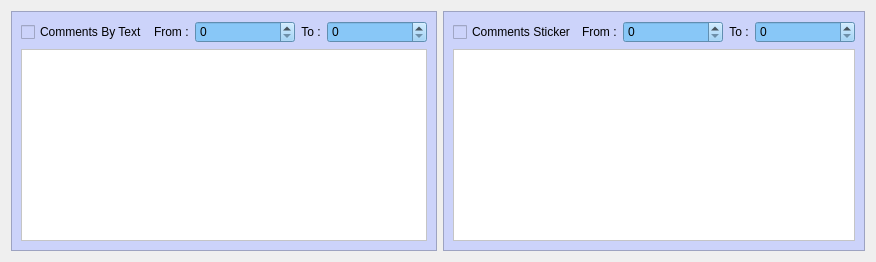
                       <widget class="QWidget" name="Comments">
                        <attribute name="title">
                         <string>Comments</string>
                        </attribute>
                        <layout class="QHBoxLayout" name="horizontalLayout_15">
                         <item>
                          <layout class="QHBoxLayout" name="horizontalLayout_54">
                           <item>
                            <widget class="QFrame" name="frame_6">
                             <property name="styleSheet">
                              <string notr="true">background-color: rgb(204, 211, 250);</string>
                             </property>
                             <property name="frameShape">
                              <enum>QFrame::StyledPanel</enum>
                             </property>
                             <property name="frameShadow">
                              <enum>QFrame::Raised</enum>
                             </property>
                             <layout class="QGridLayout" name="gridLayout_14">
                              <item row="0" column="0">
                               <layout class="QHBoxLayout" name="horizontalLayout_55" stretch="0,0,0,0,0">
                                <item>
                                 <widget class="QCheckBox" name="comments_by_text">
                                  <property name="styleSheet">
                                   <string notr="true">background-color: rgb(204, 211, 250);</string>
                                  </property>
                                  <property name="text">
                                   <string>Comments By Text</string>
                                  </property>
                                  <property name="iconSize">
                                   <size>
                                    <width>30</width>
                                    <height>30</height>
                                   </size>
                                  </property>
                                  <property name="checked">
                                   <bool>false</bool>
                                  </property>
                                 </widget>
                                </item>
                                <item>
                                 <widget class="QLabel" name="from_25">
                                  <property name="styleSheet">
                                   <string notr="true">background-color: rgb(204, 211, 250);</string>
                                  </property>
                                  <property name="text">
                                   <string>From :</string>
                                  </property>
                                 </widget>
                                </item>
                                <item>
                                 <widget class="QSpinBox" name="comments_by_text_from">
                                  <property name="minimumSize">
                                   <size>
                                    <width>100</width>
                                    <height>0</height>
                                   </size>
                                  </property>
                                  <property name="styleSheet">
                                   <string notr="true">background-color: rgb(136, 199, 247);</string>
                                  </property>
                                 </widget>
                                </item>
                                <item>
                                 <widget class="QLabel" name="to_25">
                                  <property name="styleSheet">
                                   <string notr="true">background-color: rgb(204, 211, 250);</string>
                                  </property>
                                  <property name="text">
                                   <string>To :</string>
                                  </property>
                                  <property name="alignment">
                                   <set>Qt::AlignCenter</set>
                                  </property>
                                 </widget>
                                </item>
                                <item>
                                 <widget class="QSpinBox" name="comments_by_text_to">
                                  <property name="minimumSize">
                                   <size>
                                    <width>100</width>
                                    <height>0</height>
                                   </size>
                                  </property>
                                  <property name="styleSheet">
                                   <string notr="true">background-color: rgb(136, 199, 247);</string>
                                  </property>
                                 </widget>
                                </item>
                               </layout>
                              </item>
                              <item row="1" column="0">
                               <widget class="QPlainTextEdit" name="comments_text">
                                <property name="font">
                                 <font>
                                  <family>Noto Sans Khmer</family>
                                 </font>
                                </property>
                                <property name="styleSheet">
                                 <string notr="true">background-color: rgb(255, 255, 255);</string>
                                </property>
                               </widget>
                              </item>
                             </layout>
                            </widget>
                           </item>
                           <item>
                            <widget class="QFrame" name="frame_7">
                             <property name="styleSheet">
                              <string notr="true">background-color: rgb(204, 211, 250);</string>
                             </property>
                             <property name="frameShape">
                              <enum>QFrame::StyledPanel</enum>
                             </property>
                             <property name="frameShadow">
                              <enum>QFrame::Raised</enum>
                             </property>
                             <layout class="QGridLayout" name="gridLayout_19">
                              <item row="0" column="0">
                               <layout class="QHBoxLayout" name="horizontalLayout_56" stretch="0,0,0,0,0">
                                <item>
                                 <widget class="QCheckBox" name="comments_sticker">
                                  <property name="styleSheet">
                                   <string notr="true">background-color: rgb(204, 211, 250);</string>
                                  </property>
                                  <property name="text">
                                   <string>Comments Sticker</string>
                                  </property>
                                  <property name="iconSize">
                                   <size>
                                    <width>30</width>
                                    <height>30</height>
                                   </size>
                                  </property>
                                  <property name="checked">
                                   <bool>false</bool>
                                  </property>
                                 </widget>
                                </item>
                                <item>
                                 <widget class="QLabel" name="from_26">
                                  <property name="styleSheet">
                                   <string notr="true">background-color: rgb(204, 211, 250);</string>
                                  </property>
                                  <property name="text">
                                   <string>From :</string>
                                  </property>
                                 </widget>
                                </item>
                                <item>
                                 <widget class="QSpinBox" name="comments_sticker_from">
                                  <property name="minimumSize">
                                   <size>
                                    <width>100</width>
                                    <height>0</height>
                                   </size>
                                  </property>
                                  <property name="styleSheet">
                                   <string notr="true">background-color: rgb(136, 199, 247);</string>
                                  </property>
                                 </widget>
                                </item>
                                <item>
                                 <widget class="QLabel" name="to_26">
                                  <property name="styleSheet">
                                   <string notr="true">background-color: rgb(204, 211, 250);</string>
                                  </property>
                                  <property name="text">
                                   <string>To :</string>
                                  </property>
                                  <property name="alignment">
                                   <set>Qt::AlignCenter</set>
                                  </property>
                                 </widget>
                                </item>
                                <item>
                                 <widget class="QSpinBox" name="comments_sticker_to">
                                  <property name="minimumSize">
                                   <size>
                                    <width>100</width>
                                    <height>0</height>
                                   </size>
                                  </property>
                                  <property name="styleSheet">
                                   <string notr="true">background-color: rgb(136, 199, 247);</string>
                                  </property>
                                 </widget>
                                </item>
                               </layout>
                              </item>
                              <item row="1" column="0">
                               <widget class="QPlainTextEdit" name="plainTextEdit_4">
                                <property name="styleSheet">
                                 <string notr="true">background-color: rgb(255, 255, 255);</string>
                                </property>
                               </widget>
                              </item>
                             </layout>
                            </widget>
                           </item>
                          </layout>
                         </item>
                        </layout>
                       </widget>
